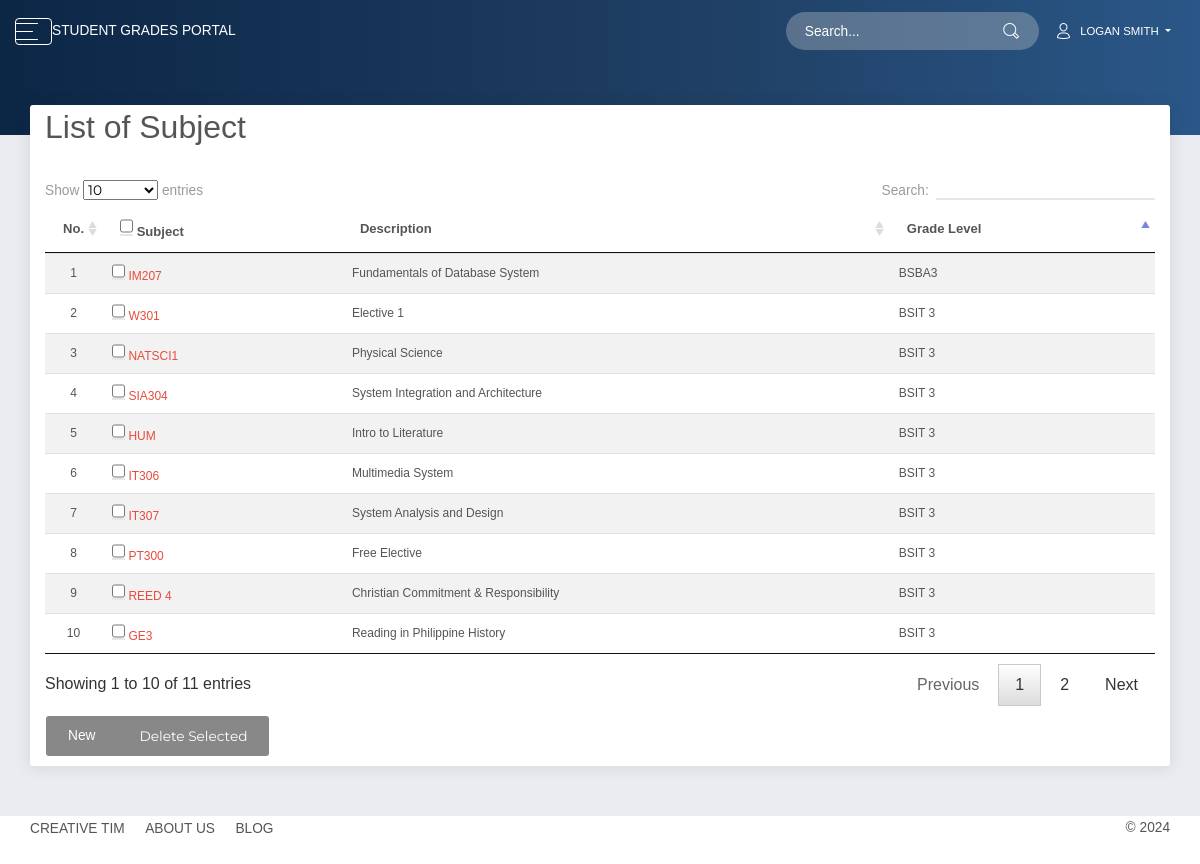
/admin/modules/subject/index.php (signed in), run on the app's committed database.
### tables this page shows
CREATE TABLE `subject` (
  `SUBJ_ID` int(11) NOT NULL,
  `SUBJ_CODE` varchar(30) NOT NULL,
  `SUBJ_DESCRIPTION` varchar(255) NOT NULL,
  `UNIT` int(2) NOT NULL,
  `PRE_REQUISITE` varchar(30) NOT NULL DEFAULT 'None',
  `COURSE_ID` int(11) NOT NULL,
  `AY` varchar(30) NOT NULL,
  `SEMESTER` varchar(20) NOT NULL
);

CREATE TABLE `course` (
  `COURSE_ID` int(11) NOT NULL,
  `COURSE_NAME` varchar(30) NOT NULL,
  `COURSE_LEVEL` int(11) NOT NULL DEFAULT 1,
  `COURSE_MAJOR` varchar(30) NOT NULL DEFAULT 'None',
  `COURSE_DESC` varchar(255) NOT NULL,
  `DEPT_ID` int(11) NOT NULL
);

### admin/modules/subject/index.php (called while the page is built, shortened)
<?php
require_once '../../theme/templates.php';
?>

### includes/database.php (called while the page is built, shortened)
<?php
class Database {
    private $conn;
    public function open_connection() {
        $this->conn = mysqli_connect(DB_SERVER, DB_USER, DB_PASS, DB_NAME);
    }
    function setQuery($sql='') {
        $this->sql_string = $sql;
    }
    function executeQuery() {
        $result = mysqli_query($this->conn, $this->sql_string);
        return $result;
    }
    private function confirm_query($result) {
        return $result;
    }
    function loadResultList($key='') {
        $cur = $this->executeQuery();
        $array = array();
        while ($row = mysqli_fetch_object($cur)) {
            if ($key) {
                $array[$row->$key] = $row;
            } else {
                $array[] = $row;
            }
        }
        return $array;
    }
}
$mydb = new Database();
?>

### admin/modules/subject/list.php (the view)
<div class="wells">
		<h3 align="left">List of Subject</h3>
			    <form action="controller.php?action=delete" Method="POST">
				<table id="example" class="table table-striped" cellspacing="0">
				  <thead>
				  	<tr>
				  		<th>No.</th>
				  		<th>
				  		 <input type="checkbox" name="chkall" id="chkall" onclick="return checkall('selector[]');">
				  		 Subject</th>
				  		<th>Description</th>
				 		<th>Grade Level</th>
				  	</tr>
				  </thead>
				  <tbody>
				  	<?php
					  		$mydb->setQuery("SELECT *
											FROM  `subject` s,  `course` c
											WHERE s.`COURSE_ID` = c.`COURSE_ID` ");
						  	loadresult();
				  		function loadresult(){
					  		global $mydb;
					  		$cur = $mydb->loadResultlist();
							foreach ($cur as $result) {
						  		echo '<tr>';
						  		echo '<td width="5%" align="center"></td>';
						  		echo '<td ><input type="checkbox" name="selector[]" id="selector[]" value="'.$result->SUBJ_ID. '"/>
						  				<a href="index.php?view=edit&id='.$result->SUBJ_ID.'">' . $result->SUBJ_CODE.'</a></td>';
						  		echo '<td >'. $result->SUBJ_DESCRIPTION.'</td>';
						  		echo '<td>'. $result->COURSE_NAME.'</td>';
						  		echo '</tr>';
					  		}
					  	}
				  	?>
				  </tbody>
				</table>
				<?php
				if($_SESSION['ACCOUNT_TYPE']=='Administrator'){
						echo '
				<div class="btn-group">
				  <a href="index.php?view=add" class="btn btn-default"><span class="glyphicon glyphicon-plus-sign"></span> New</a>
				  <button type="submit" class="btn btn-default" name="delete"><span class="glyphicon glyphicon-trash"></span> Delete Selected</button>
				</div>';
			}
				?>
				</form>
	  	</div>
</div>

### admin/theme/templates.php (style rules this page uses)
table { font-size: 9px; }
table tr td { font-size: 12px; }

### data on the page
subject: SUBJ_CODE "W301", SUBJ_DESCRIPTION "Elective 1", COURSE_ID.COURSE_NAME "BSIT 3"
subject: SUBJ_CODE "NATSCI1", SUBJ_DESCRIPTION "Physical Science", COURSE_ID.COURSE_NAME "BSIT 3"
subject: SUBJ_CODE "SIA304", SUBJ_DESCRIPTION "System Integration and Architecture", COURSE_ID.COURSE_NAME "BSIT 3"
subject: SUBJ_CODE "HUM", SUBJ_DESCRIPTION "Intro to Literature", COURSE_ID.COURSE_NAME "BSIT 3"
subject: SUBJ_CODE "IT306", SUBJ_DESCRIPTION "Multimedia System", COURSE_ID.COURSE_NAME "BSIT 3"
subject: SUBJ_CODE "IT307", SUBJ_DESCRIPTION "System Analysis and Design", COURSE_ID.COURSE_NAME "BSIT 3"
subject: SUBJ_CODE "PT300", SUBJ_DESCRIPTION "Free Elective", COURSE_ID.COURSE_NAME "BSIT 3"
subject: SUBJ_CODE "REED 4", SUBJ_DESCRIPTION "Christian Commitment & Responsibility", COURSE_ID.COURSE_NAME "BSIT 3"
subject: SUBJ_CODE "GE3", SUBJ_DESCRIPTION "Reading in Philippine History", COURSE_ID.COURSE_NAME "BSIT 3"
subject: SUBJ_CODE "IM207", SUBJ_DESCRIPTION "Fundamentals of Database System", COURSE_ID.COURSE_NAME "BSBA3"

### other printed values
$_SESSION['ACCOUNT_NAME'] "LOGAN SMITH"
